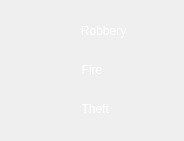
  <widget class="QWidget" name="verticalLayoutWidget">
   <property name="geometry">
    <rect>
     <x>10</x>
     <y>170</y>
     <width>184</width>
     <height>141</height>
    </rect>
   </property>
   <layout class="QVBoxLayout" name="verticalLayout">
    <item>
     <widget class="QPushButton" name="pushButton">
      <property name="styleSheet">
       <string notr="true">/*background-color: transparent;
color: rgb(255, 255, 255);*/
QPushButton { 
font: 63 8pt &quot;Yu Gothic UI Semibold&quot;;
background-color: transparent;
border-style: outset;
	color: rgb(255, 255, 255);
border-radius: 10px;
border-color: blue;
min-width: 10em;
padding: 6px;
}
QPushButton:hover:!pressed {
background-color: rgb(3, 38, 77);
border-style: inset;
}</string>
      </property>
      <property name="text">
       <string>       Robbery</string>
      </property>
     </widget>
    </item>
    <item>
     <widget class="QPushButton" name="pushButton_3">
      <property name="styleSheet">
       <string notr="true">/*background-color: transparent;
color: rgb(255, 255, 255);
font: 63 8pt &quot;Yu Gothic UI Semibold&quot;;*/

QPushButton { 
font: 63 8pt &quot;Yu Gothic UI Semibold&quot;;
background-color: transparent;
border-style: outset;
	color: rgb(255, 255, 255);
border-radius: 10px;
border-color: blue;
min-width: 10em;
padding: 6px;
}
QPushButton:hover:!pressed {
background-color: rgb(3, 38, 77);
border-style: inset;
}
</string>
      </property>
      <property name="text">
       <string>Fire</string>
      </property>
     </widget>
    </item>
    <item>
     <widget class="QPushButton" name="pushButton_4">
      <property name="styleSheet">
       <string notr="true">/*background-color: transparent;
color: rgb(255, 255, 255);
font: 63 8pt &quot;Yu Gothic UI Semibold&quot;;*/
QPushButton { 
font: 63 8pt &quot;Yu Gothic UI Semibold&quot;;
background-color: transparent;
border-style: outset;
	color: rgb(255, 255, 255);
border-radius: 10px;
border-color: blue;
min-width: 10em;
padding: 6px;
}
QPushButton:hover:!pressed {
background-color: rgb(3, 38, 77);
border-style: inset;
}</string>
      </property>
      <property name="text">
       <string>  Theft</string>
      </property>
     </widget>
    </item>
   </layout>
   <zorder>pushButton_4</zorder>
   <zorder>pushButton_3</zorder>
   <zorder>pushButton</zorder>
  </widget>
